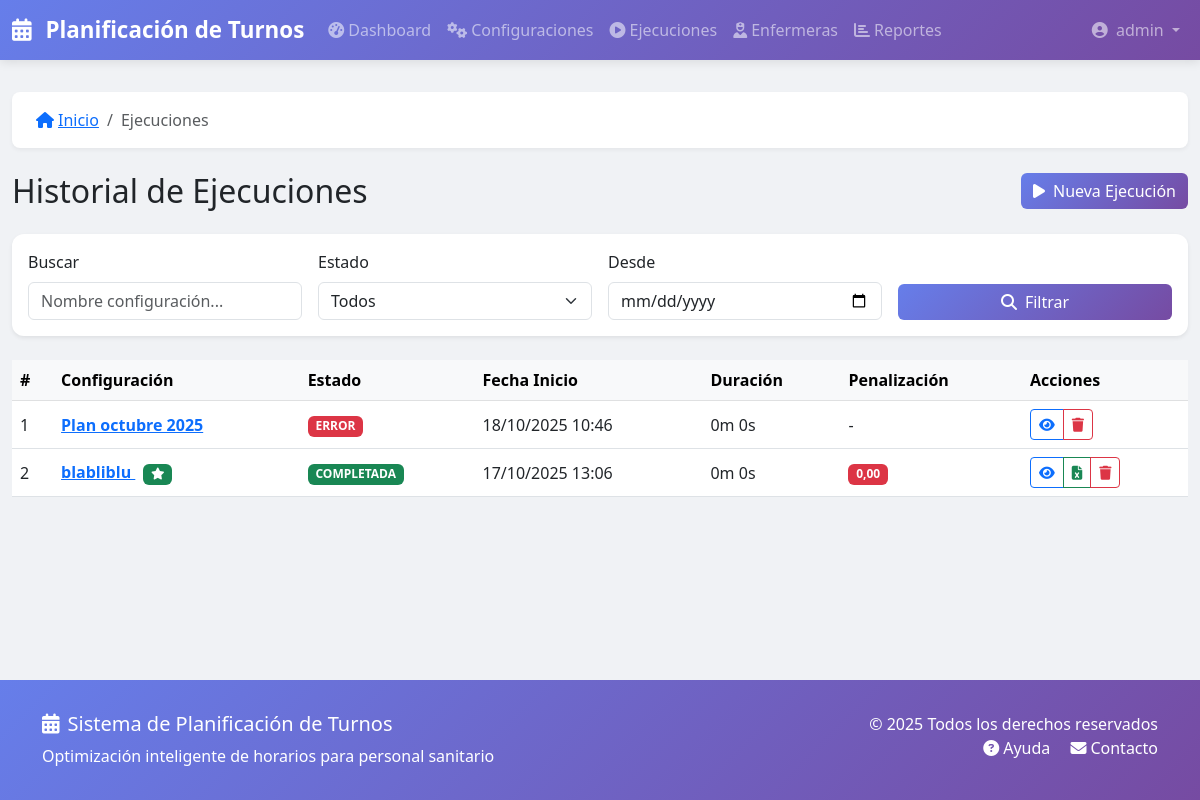
The app's page /ejecuciones/ (signed in), older data.
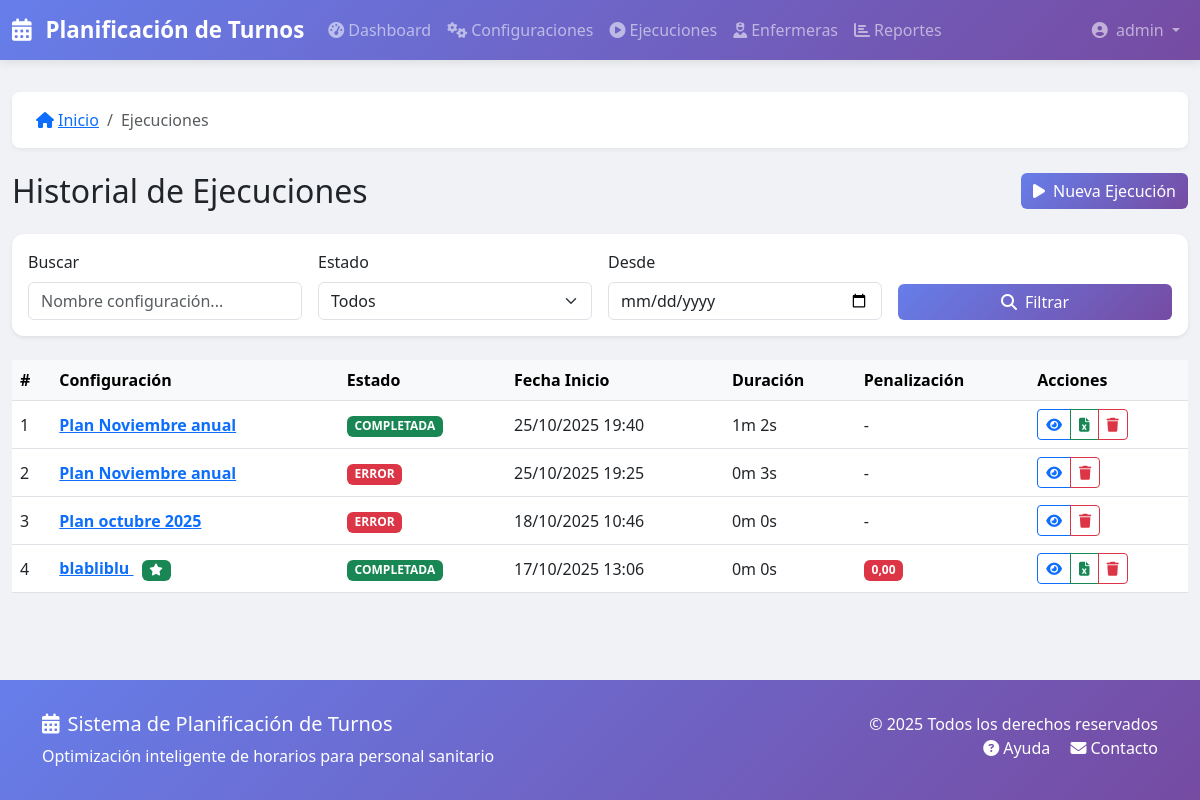
The same page, newer data.
### turnos/models.py (models this page shows, shortened)
class Ejecucion(models.Model):
    ESTADO_CHOICES = [
        ('PENDIENTE', _('Pendiente')),
        ('PROCESANDO', _('Procesando')),
        ('COMPLETADA', _('Completada')),
        ('ERROR', _('Error')),
    ]
    configuracion = models.ForeignKey(
        ConfiguracionPlanificacion,
        on_delete=models.CASCADE,
        related_name='ejecuciones',
        verbose_name=_('Configuración')
    )
    estado = models.CharField(_('Estado'), max_length=20, choices=ESTADO_CHOICES, default='PENDIENTE')
    fecha_inicio = models.DateTimeField(_('Fecha de inicio'), auto_now_add=True)
    fecha_fin = models.DateTimeField(_('Fecha de fin'), null=True, blank=True)
    es_optima = models.BooleanField(_('Es óptima'), default=False)
    penalizacion_total = models.FloatField(_('Penalización total'), null=True, blank=True)
    resultado = models.JSONField(_('Resultado'), default=dict, blank=True)
    mensajes = models.JSONField(_('Mensajes'), default=dict, blank=True)
    planilla = models.ForeignKey(
        'Planilla',
        on_delete=models.SET_NULL,
        null=True,
        blank=True,
        related_name='ejecucion_generada',
        verbose_name=_('Planilla')
    )
    class Meta:
        verbose_name = _('Ejecución')
        verbose_name_plural = _('Ejecuciones')
        ordering = ['-fecha_inicio']
    @property
    def duracion(self):
        if self.fecha_fin and self.fecha_inicio:
            delta = self.fecha_fin - self.fecha_inicio
            return delta.total_seconds()
        return None

class ConfiguracionPlanificacion(models.Model):
    nombre = models.CharField(_('Nombre'), max_length=200)
    descripcion = models.TextField(_('Descripción'), blank=True)
    activa = models.BooleanField(_('Activa'), default=True)
    num_dias = models.IntegerField(
        _('Número de días'),
        validators=[MinValueValidator(7), MaxValueValidator(365)]
    )
    fecha_inicio = models.DateField(_('Fecha de inicio'))
    enfermeras = models.ManyToManyField(Enfermera, verbose_name=_('Enfermeras'))
    turnos = models.ManyToManyField(TipoTurno, verbose_name=_('Turnos'))
    demanda_por_turno = models.JSONField(
        _('Demanda por turno'),
        default=dict,
        blank=True  # <-- AÑADIDO
    )
    restricciones_duras = models.JSONField(
        _('Restricciones duras'),
        default=list,
        blank=True  # <-- AÑADIDO
    )
    restricciones_blandas = models.JSONField(
        _('Restricciones blandas'),
        default=list,
        blank=True  # <-- AÑADIDO
    )
    num_trabajadores = models.IntegerField(
        _('Número de trabajadores paralelos'),
        default=4,
        validators=[MinValueValidator(1), MaxValueValidator(8)]
    )
    tiempo_maximo_segundos = models.IntegerField(
        _('Tiempo máximo en segundos'),
        default=60,
        validators=[MinValueValidator(10), MaxValueValidator(600)]
    )
    seed = models.IntegerField(_('Semilla aleatoria'), null=True, blank=True)
    creado_por = models.ForeignKey(User, on_delete=models.SET_NULL, null=True, verbose_name=_('Creado por'))
    fecha_creacion = models.DateTimeField(_('Fecha de creación'), auto_now_add=True, editable=False)
    fecha_modificacion = models.DateTimeField(_('Fecha de modificación'), auto_now=True, editable=False)
    class Meta:
        verbose_name = _('Configuración de Planificación')
        verbose_name_plural = _('Configuraciones de Planificación')
        ordering = ['-fecha_creacion']

### turnos/views.py (the view)
# urls.py: path('ejecuciones/', views.EjecucionListView.as_view(), name='ejecucion_lista'),
class EjecucionListView(LoginRequiredMixin, SearchMixin, FilterMixin, PaginationMixin, ListView):
    model = Ejecucion
    template_name = 'turnos/ejecucion_list.html'
    context_object_name = 'ejecuciones'
    paginate_by = 20
    search_fields = ['configuracion__nombre']
    def get_queryset(self):
        queryset = super().get_queryset()
        queryset = queryset.select_related('configuracion', 'planilla')
        estado = self.request.GET.get('estado')
        if estado:
            queryset = queryset.filter(estado=estado)
        config_id = self.request.GET.get('proyecto_turnos')
        if config_id:
            queryset = queryset.filter(configuracion_id=config_id)
        return queryset.order_by('-fecha_inicio')

### turnos/mixins.py (called while the page is built)
    def get_paginate_by(self, queryset):
        per_page = self.request.GET.get('per_page')
        if per_page and per_page.isdigit():
            return min(int(per_page), 100)  # Máximo 100
        return self.paginate_by

    def get_queryset(self):
        queryset = super().get_queryset()
        search_query = self.request.GET.get(self.search_param)
        if search_query and self.search_fields:
            from django.db.models import Q
            q_objects = Q()
            for field in self.search_fields:
                q_objects |= Q(**{f'{field}__icontains': search_query})
            queryset = queryset.filter(q_objects)
        return queryset

    def get_queryset(self):
        queryset = super().get_queryset()
        for param, field in self.filter_fields.items():
            value = self.request.GET.get(param)
            if value:
                queryset = queryset.filter(**{field: value})
        return queryset

### turnos/templatetags/turnos_extras.py (called while the page is built)
@register.filter
def format_duration(seconds):
    if seconds is None:
        return '-'
    minutes = int(seconds // 60)
    secs = int(seconds % 60)
    return f'{minutes}m {secs}s'

### backups/backup_20251025_181627/turnos/templates/turnos/ejecucion_list.html (shortened to what the changed rows need)
{% extends 'base.html' %}
{% load static %}
{% load i18n %}
{% load turnos_extras %}
{% block content %}
<div class="d-flex justify-content-between align-items-center mb-4">
    <h2 class="mb-0">{% trans "Historial de Ejecuciones" %}</h2>
</div>
{% if ejecuciones %}
<div class="table-responsive">
    <table class="table table-hover align-middle">
        <thead class="table-light">
            <tr>
                <th>#</th>
                <th>{% trans "Configuración" %}</th>
                <th>{% trans "Estado" %}</th>
                <th>{% trans "Fecha Inicio" %}</th>
                <th>{% trans "Duración" %}</th>
                <th>{% trans "Penalización" %}</th>
                <th>{% trans "Acciones" %}</th>
            </tr>
        </thead>
        <tbody>
            {% for ejecucion in ejecuciones %}
            <tr>
                <td>{{ forloop.counter }}</td>
                <td>
                    <a href="{% url 'turnos:ejecucion_detalle' ejecucion.id %}" class="fw-bold">
                        {{ ejecucion.configuracion.nombre }}
                    </a>
                    {% if ejecucion.es_optima %}
                        <span class="badge bg-success ms-2">
                            <i class="fas fa-star"></i>
                        </span>
                    {% endif %}
                </td>
                <td>{{ ejecucion.estado|estado_badge }}</td>
                <td>{{ ejecucion.fecha_inicio|date:"d/m/Y H:i" }}</td>
                <td>
                    {% if ejecucion.duracion %}
                        {{ ejecucion.duracion|format_duration }}
                    {% else %}
                        -
                    {% endif %}
                </td>
                <td>
                    {% if ejecucion.penalizacion_total is not None %}
                        <span class="badge bg-{{ ejecucion.penalizacion_total|progress_color }}">
                            {{ ejecucion.penalizacion_total|floatformat:2 }}
                        </span>
                    {% else %}
                        -
                    {% endif %}
                </td>
                <td>
                    <div class="btn-group btn-group-sm">
                        <a href="{% url 'turnos:ejecucion_detalle' ejecucion.id %}"
                           class="btn btn-outline-primary"
                           title="{% trans 'Ver detalles' %}">
                            <i class="fas fa-eye"></i>
                        </a>
                        {% if ejecucion.estado == 'COMPLETADA' %}
                        <a href="{% url 'turnos:ejecucion_exportar_excel' ejecucion.id %}"
                           class="btn btn-outline-success"
                           title="{% trans 'Exportar Excel' %}">
                            <i class="fas fa-file-excel"></i>
                        </a>
                        {% endif %}
                        <a href="{% url 'turnos:ejecucion_eliminar' ejecucion.id %}"
                           class="btn btn-outline-danger"
                           title="{% trans 'Eliminar' %}">
                            <i class="fas fa-trash"></i>
                        </a>
                    </div>
                </td>
            </tr>
            {% endfor %}
        </tbody>
    </table>
</div>
{% endif %}
{% endblock %}

Row changes from the older to the newer data that the page shows:
added Ejecucion: configuracion.nombre "Plan Noviembre anual", estado|estado_badge "COMPLETADA", fecha_inicio "25/10/2025 19:40", duracion "1m 2s"
added Ejecucion: configuracion.nombre "Plan Noviembre anual", estado|estado_badge "ERROR", fecha_inicio "25/10/2025 19:25", duracion "0m 3s"
